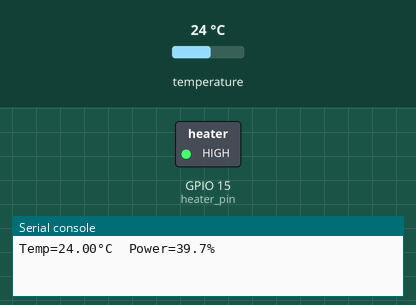
Recording of a program running on a simulated ESP32 board running MicroPython. Parts: switched loads named in the program (green lamp = pin HIGH), the last lines printed to the serial console. The test bench sets the inputs (shaded band); at power-on: temperature 24 °C.

Above: at 1.2 s.
1.3 s: temperature set to 12 °C
At 2.1 s:
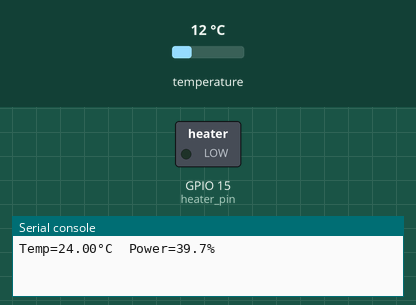
4.6 s: temperature set to 28 °C
At 8.6 s:
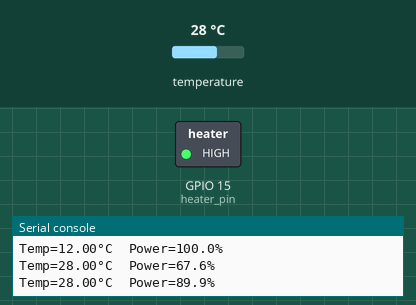
11.5 s: temperature set to 32.6 °C
16.2 s: temperature set to 33.6 °C
Timing chart, 0 to 19.2 s (numbered marks = the images above; inputs shaded):
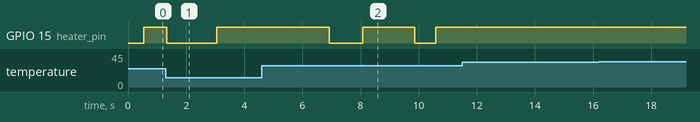

Measured:
- after the input at 1.3 s, GPIO 15 (heater_pin): goes on until 3.1 s, then stays HIGH
- after the input at 4.6 s, GPIO 15 (heater_pin): HIGH → LOW after 2.3 s, → HIGH 1.2 s later, → LOW 1.8 s later, → HIGH 0.71 s later

The program:

heat2.py
```python
from machine import Pin
import onewire, ds18x20
import time

class PID:
    def __init__(self, kp, ki, kd, setpoint=0, output_limits=(0, 100)):
        self.kp = kp; self.ki = ki; self.kd = kd
        self.setpoint = setpoint
        self.output_limits = output_limits
        self.integral = 0
        self.last_error = None

    def compute(self, value, dt):
        error = self.setpoint - value
        # P
        p = self.kp * error
        # I
        self.integral += error * dt
        i = self.ki * self.integral
        # D
        if self.last_error is None: d = 0
        else: d = self.kd * (error - self.last_error) / dt
        self.last_error = error
        output = p + i + d
        # ограничим выход 0..100%
        low, high = self.output_limits
        if output < low: output = low
        if output > high: output = high
        return output


class HeatingSystem:
    def __init__(self, sensor_pin, heater_pin, target_temp=40,
                 kp=1.5, ki=0.3, kd=2.0, pwm_period=2.0):
        self.pid = PID(kp, ki, kd, setpoint=target_temp)
        # --- железо ---
        self.sensor_pin = Pin(sensor_pin)
        self.heater = Pin(heater_pin, Pin.OUT)
        self.pwm_period = pwm_period
        # --- датчик ---
        ow = onewire.OneWire(self.sensor_pin)
        self.ds = ds18x20.DS18X20(ow)
        roms = self.ds.scan()
        if not roms:
            raise Exception("DS18B20 not found!")
        self.rom = roms[0]

        self.last_time = time.ticks_ms() # время
        self.running = False # статус

    def set_target(self, temp):
        self.pid.setpoint = temp

    def set_pid(self, kp, ki, kd):
        self.pid.kp = kp
        self.pid.ki = ki
        self.pid.kd = kd

    def get_temp(self):
        """Просто чтение температуры"""
        self.ds.convert_temp()
        time.sleep_ms(500)
        return self.ds.read_temp(self.rom)

    def start(self):
        """Запускает основной цикл регулирования"""
        self.running = True
        self._loop()

    def stop(self):
        self.running = False
        self.heater.off()

    def _loop(self):
        """Внутренний цикл PID + PWM"""
        while self.running:
            try:
                self.ds.convert_temp()
                time.sleep_ms(500)
                temp = self.ds.read_temp(self.rom)

                now = time.ticks_ms()
                dt = time.ticks_diff(now, self.last_time) / 1000
                self.last_time = now

                power = self.pid.compute(temp, dt)
                print(f"Temp={temp:.2f}°C  Power={power:.1f}%")

                on_time = self.pwm_period * (power / 100)
                off_time = self.pwm_period - on_time

                if on_time > 0:
                    self.heater.on()
                    time.sleep(on_time)
                if off_time > 0:
                    self.heater.off()
                    time.sleep(off_time)

            except Exception:
                self.heater.off()

    @property
    def temp(self): return self.get_temp()

    @temp.setter
    def temp(self, new_temp):
        if 0 <= new_temp <= 120: self.set_target(new_temp)
        else: raise ValueError('Неккоректное значение, дб 0 ≤ temp ≤ 120')


def main():
    system = HeatingSystem(sensor_pin=13, heater_pin=15)
    system.set_pid(kp=2.0, ki=0.4, kd=1.3)
    system.temp = 42
    system.start()

main()
```
